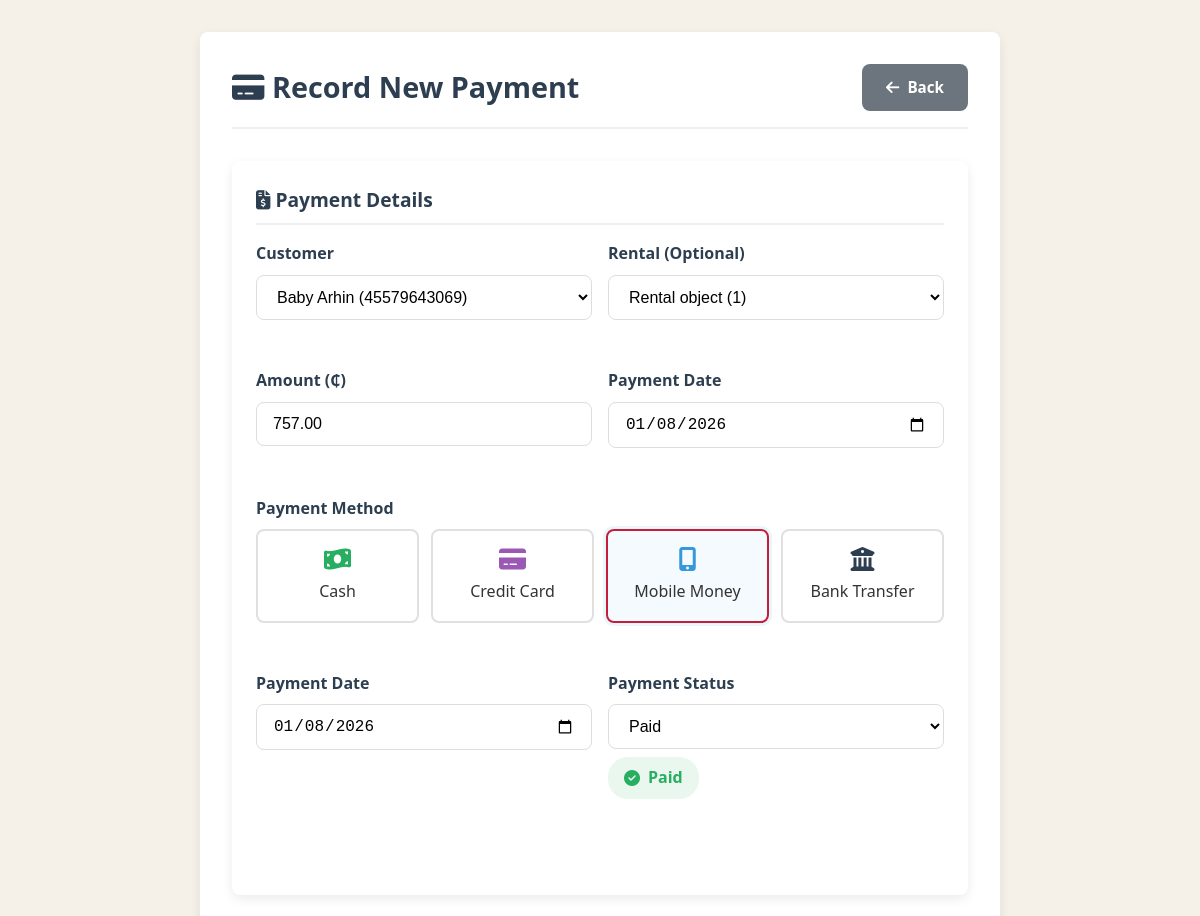
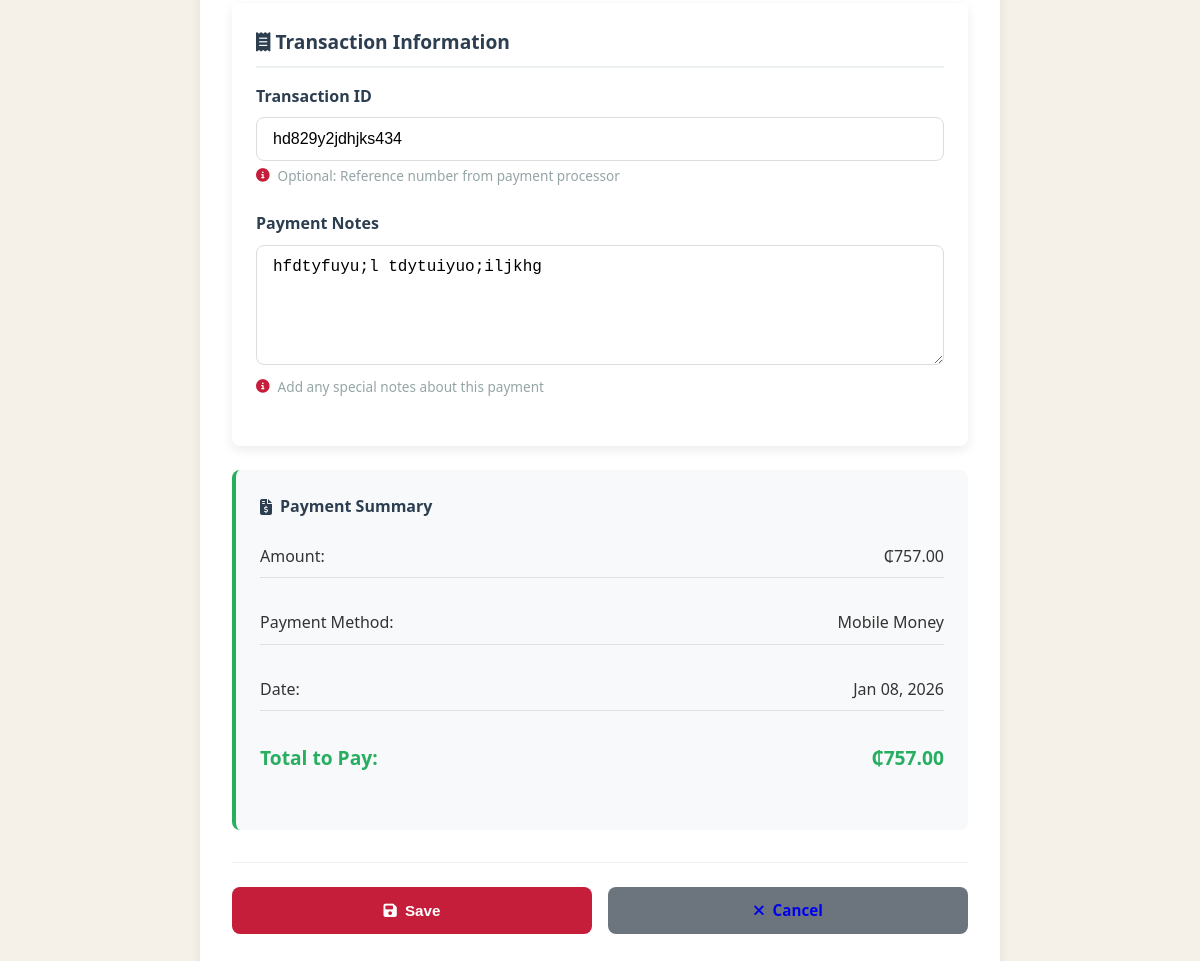
Screenshot of /payments/1/edit/ (signed in) with the database file from the repository (2 pictures, top to bottom).
### d_autos_app/models.py (models this page shows, shortened)
class Payment(models.Model):
    rental = models.ForeignKey(Rental, on_delete=models.CASCADE, null=True, blank=True)
    customer = models.ForeignKey(Customer, on_delete=models.CASCADE, null=True, blank=True, verbose_name='Customer')
    amount = models.DecimalField(max_digits=10, decimal_places=2)
    payment_date = models.DateField(default=date.today)
    payment_method = models.CharField(max_length=20)
    STATUS_CHOICES = (
        ('pending', 'Pending'),
        ('paid', 'Paid'),
    )
    payment_status = models.CharField(
        max_length=20,
        choices=STATUS_CHOICES,
        default='pending'
    )
    transaction_id = models.CharField(
        max_length=100,
        blank=True,
        null=True,
        verbose_name='Transaction ID',
        help_text='Reference number from payment processor'
    )
    notes = models.TextField(
        blank=True,
        null=True,
        verbose_name='Payment Notes',
        help_text='Additional notes about this payment'
    )

### d_autos_app/views.py (the view)
# urls.py: path('payments/<int:pk>/edit/', views.payment_update, name='payment_edit'),
@login_required
def payment_update(request, pk):
    payment = get_object_or_404(Payment, pk=pk)
    form = PaymentForm(request.POST or None, instance=payment)
    if form.is_valid():
        form.save()
        messages.success(request, 'Payment updated successfully!')
        return redirect('dashboard')
    return render(request, 'd_autos_app/payment_form.html', {'form': form})

### d_autos_app/forms.py
class PaymentForm(forms.ModelForm):
    class Meta:
        model = Payment
        fields = '__all__'
        widgets = {
            'payment_date': forms.DateInput(attrs={'type': 'date'}),
            'amount': forms.NumberInput(attrs={
                'step': '0.01',
                'min': '0',
                'placeholder': '0.00'
            }),
            'transaction_id': forms.TextInput(attrs={
                'placeholder': 'Enter transaction reference number'
            }),
            'notes': forms.Textarea(attrs={
                'rows': 3,
                'placeholder': 'Add any special notes about this payment'
            }),
        }

### d_autos_app/models.py (called while the page is built)
    def __str__(self):
        return f"{self.first_name} {self.last_name} ({self.license_number})"

    @property
    def is_admin(self):
        return self.user_type == self.USER_TYPE_ADMIN or self.is_superuser

    @property
    def is_employee(self):
        return self.user_type == self.USER_TYPE_EMPLOYEE

### templates/d_autos_app/payment_form.html (shortened to what this page needs)
{% extends 'base_form.html' %}
{% load static %}
{% block form_title %}
    <i class="fas fa-credit-card"></i>
    {% if object %}Edit Payment - #{{ object.id }}{% else %}Record New Payment{% endif %}
{% endblock %}
{% block back_url %}{% url 'dashboard' %}{% endblock %}
{% block cancel_url %}{% url 'dashboard' %}{% endblock %}
{% block form_content %}
<div class="form-section">
    <h3><i class="fas fa-file-invoice-dollar"></i> Payment Details</h3>
    <div class="form-row">
        <div class="form-group half">
            <label for="{{ form.customer.id_for_label }}">Customer</label>
            {{ form.customer }}
        </div>
        <div class="form-group half">
            <label for="{{ form.rental.id_for_label }}">Rental (Optional)</label>
            {{ form.rental }}
        </div>
    </div>
    <div class="form-row">
        <div class="form-group half">
            <label for="{{ form.amount.id_for_label }}">Amount (₵)</label>
            {{ form.amount }}
        </div>
        <div class="form-group half">
            <label for="{{ form.payment_date.id_for_label }}">Payment Date</label>
            {{ form.payment_date }}
        </div>
    </div>
    <div class="form-group">
        <label>Payment Method</label>
        <div class="payment-methods">
            <div class="payment-method cash" data-value="cash" onclick="selectPaymentMethod(this)">
                <i class="fas fa-money-bill-wave"></i>
                <span>Cash</span>
            </div>
            <div class="payment-method credit" data-value="credit_card" onclick="selectPaymentMethod(this)">
                <i class="fas fa-credit-card"></i>
                <span>Credit Card</span>
            </div>
            <div class="payment-method mobile" data-value="mobile_money" onclick="selectPaymentMethod(this)">
                <i class="fas fa-mobile-alt"></i>
                <span>Mobile Money</span>
            </div>
            <div class="payment-method bank" data-value="bank_transfer" onclick="selectPaymentMethod(this)">
                <i class="fas fa-university"></i>
                <span>Bank Transfer</span>
            </div>
        </div>
    </div>
    <div class="form-row">
        <div class="form-group half">
            <label for="{{ form.payment_date.id_for_label }}">Payment Date</label>
            {{ form.payment_date }}
        </div>
        <div class="form-group half">
            <label>Payment Status</label>
            {{ form.payment_status }}
            {% if form.payment_status.value %}
            <div class="payment-status-indicator {{ form.payment_status.value|lower }}">
            </div>
            {% endif %}
        </div>
    </div>
</div>
<div class="form-section">
    <h3><i class="fas fa-receipt"></i> Transaction Information</h3>
    <div class="form-group">
        <label for="{{ form.transaction_id.id_for_label }}">Transaction ID</label>
        {{ form.transaction_id }}
        <div class="help-text">
            <i class="fas fa-info-circle"></i>
            Optional: Reference number from payment processor
        </div>
    </div>
    <div class="form-group">
        <label for="{{ form.notes.id_for_label }}">Payment Notes</label>
        {{ form.notes }}
        <div class="help-text">
            <i class="fas fa-info-circle"></i>
            Add any special notes about this payment
        </div>
    </div>
</div>
<div class="payment-summary">
    <h4><i class="fas fa-file-invoice-dollar"></i> Payment Summary</h4>
    <div class="summary-row">
        <span>Amount:</span>
        <span id="summary-amount">₵0.00</span>
    </div>
    <div class="summary-row">
        <span>Payment Method:</span>
        <span id="summary-method">Cash</span>
    </div>
    <div class="summary-row">
        <span>Date:</span>
        <span id="summary-date"></span>
    </div>
    <div class="summary-row total">
        <span>Total to Pay:</span>
        <span id="summary-total">₵0.00</span>
    </div>
</div>
{% endblock %}

### static/css/style.css (style rules this page uses)
* { margin: 0; padding: 0; box-sizing: border-box; }
:root { --primary: #c41e3a; --secondary: #a01830; --success: #27ae60; --warning: #f39c12; --danger: #e74c3c; --info: #9b59b6; --light: #ecf0f1; --dark: #2c3e50; --gray: #95a5a6; --white: #ffffff; --shadow: 0 4px 12px rgba(0, 0, 0, 0.08); --radius: 8px; --transition: all 0.3s ease; }
body { font-family: 'Segoe UI', Tahoma, Geneva, Verdana, sans-serif; background-color: #f5f1e8; color: #333; line-height: 1.6; min-height: 100vh; }
.form-group { margin-bottom: 1.5rem; }
.form-group label { display: block; margin-bottom: 0.5rem; font-weight: 600; color: var(--dark); }
form p, form div { margin-bottom: 1.5rem; }
form label { display: block; margin-bottom: 0.5rem; font-weight: 600; color: var(--dark); }
form input[type="text"], form input[type="email"], form input[type="tel"], form input[type="number"], form input[type="date"], form input[type="password"], form select, form textarea { width: 100%; padding: 0.75rem 1rem; border: 1px solid #ddd; border-radius: var(--radius); font-size: 1rem; transition: var(--transition); background-color: white; }
form textarea { min-height: 120px; resize: vertical; }
.form-row { display: grid; grid-template-columns: repeat(auto-fit, minmax(250px, 1fr)); gap: 1rem; }
.form-section { background-color: white; border-radius: var(--radius); box-shadow: var(--shadow); padding: 1.5rem; margin-bottom: 1.5rem; }
.form-section h3 { color: var(--dark); margin-bottom: 1rem; padding-bottom: 0.5rem; border-bottom: 2px solid var(--light); font-size: 1.2rem; }
.form-group.half { flex: 1; min-width: 200px; }
.form-row { display: flex; gap: 1rem; flex-wrap: wrap; }
.help-text { font-size: 0.85rem; color: var(--gray); margin-top: 0.25rem; display: flex; align-items: center; gap: 0.5rem; }
.help-text i { color: var(--primary); }
.payment-methods { display: grid; grid-template-columns: repeat(auto-fit, minmax(120px, 1fr)); gap: 0.75rem; margin-top: 0.5rem; }
.payment-method { border: 2px solid #e0e0e0; border-radius: var(--radius); padding: 1rem; text-align: center; cursor: pointer; transition: var(--transition); background-color: white; }
.payment-method.selected { border-color: var(--primary); background-color: rgba(52, 152, 219, 0.05); box-shadow: 0 0 0 3px rgba(52, 152, 219, 0.1); }
.payment-method i { font-size: 1.5rem; margin-bottom: 0.5rem; display: block; }
.payment-method.credit i { color: #9b59b6; }
.payment-method.cash i { color: #27ae60; }
.payment-method.mobile i { color: #3498db; }
.payment-method.bank i { color: #2c3e50; }
.payment-summary { background-color: #f8f9fa; border-radius: var(--radius); padding: 1.5rem; margin-top: 1.5rem; border-left: 4px solid var(--success); }
.payment-summary h4 { color: var(--dark); margin-bottom: 1rem; display: flex; align-items: center; gap: 0.5rem; }
.summary-row { display: flex; justify-content: space-between; padding: 0.5rem 0; border-bottom: 1px solid #e0e0e0; }
.summary-row.total { font-weight: bold; font-size: 1.2rem; border-bottom: none; margin-top: 0.5rem; color: var(--success); }
.payment-status-indicator { display: inline-flex; align-items: center; gap: 0.5rem; padding: 0.5rem 1rem; border-radius: 20px; font-weight: 600; margin-top: 0.5rem; }
.payment-status-indicator.paid { background-color: rgba(39, 174, 96, 0.1); color: var(--success); }

### rows the page displays
Payment: customer "Baby Arhin (45579643069)", rental "Rental object (1)", amount "757.00", payment_date "01/08/2026", payment_status "Paid", transaction_id "hd829y2jdhjks434", notes "hfdtyfuyu;l tdytuiyuo;iljkhg"
